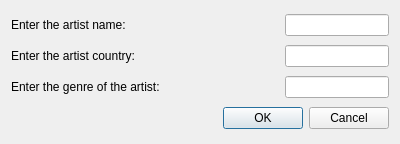
<?xml version="1.0" encoding="UTF-8"?>
<ui version="4.0">
 <class>ArtistAddingDialog</class>
 <widget class="QDialog" name="ArtistAddingDialog">
  <property name="geometry">
   <rect>
    <x>0</x>
    <y>0</y>
    <width>400</width>
    <height>144</height>
   </rect>
  </property>
  <property name="windowTitle">
   <string>Dialog</string>
  </property>
  <layout class="QGridLayout" name="gridLayout">
   <item row="0" column="0">
    <widget class="QLabel" name="label">
     <property name="text">
      <string>Enter the artist name:</string>
     </property>
    </widget>
   </item>
   <item row="0" column="1" colspan="3">
    <spacer name="horizontalSpacer">
     <property name="orientation">
      <enum>Qt::Horizontal</enum>
     </property>
     <property name="sizeHint" stdset="0">
      <size>
       <width>130</width>
       <height>20</height>
      </size>
     </property>
    </spacer>
   </item>
   <item row="0" column="4">
    <widget class="QLineEdit" name="artistNameLineEdit"/>
   </item>
   <item row="1" column="0" colspan="2">
    <widget class="QLabel" name="label_2">
     <property name="text">
      <string>Enter the artist country:</string>
     </property>
    </widget>
   </item>
   <item row="1" column="2" colspan="2">
    <spacer name="horizontalSpacer_2">
     <property name="orientation">
      <enum>Qt::Horizontal</enum>
     </property>
     <property name="sizeHint" stdset="0">
      <size>
       <width>111</width>
       <height>20</height>
      </size>
     </property>
    </spacer>
   </item>
   <item row="1" column="4">
    <widget class="QLineEdit" name="artistCountryLineEdit"/>
   </item>
   <item row="2" column="0" colspan="3">
    <widget class="QLabel" name="label_3">
     <property name="text">
      <string>Enter the genre of the artist:</string>
     </property>
    </widget>
   </item>
   <item row="2" column="3">
    <spacer name="horizontalSpacer_3">
     <property name="orientation">
      <enum>Qt::Horizontal</enum>
     </property>
     <property name="sizeHint" stdset="0">
      <size>
       <width>92</width>
       <height>20</height>
      </size>
     </property>
    </spacer>
   </item>
   <item row="2" column="4">
    <widget class="QLineEdit" name="artistGenreLineEdit"/>
   </item>
   <item row="3" column="0" colspan="5">
    <widget class="QDialogButtonBox" name="buttonBox">
     <property name="orientation">
      <enum>Qt::Horizontal</enum>
     </property>
     <property name="standardButtons">
      <set>QDialogButtonBox::Cancel|QDialogButtonBox::Ok</set>
     </property>
    </widget>
   </item>
  </layout>
 </widget>
 <resources/>
 <connections>
  <connection>
   <sender>buttonBox</sender>
   <signal>accepted()</signal>
   <receiver>ArtistAddingDialog</receiver>
   <slot>accept()</slot>
   <hints>
    <hint type="sourcelabel">
     <x>248</x>
     <y>254</y>
    </hint>
    <hint type="destinationlabel">
     <x>157</x>
     <y>274</y>
    </hint>
   </hints>
  </connection>
  <connection>
   <sender>buttonBox</sender>
   <signal>rejected()</signal>
   <receiver>ArtistAddingDialog</receiver>
   <slot>reject()</slot>
   <hints>
    <hint type="sourcelabel">
     <x>316</x>
     <y>260</y>
    </hint>
    <hint type="destinationlabel">
     <x>286</x>
     <y>274</y>
    </hint>
   </hints>
  </connection>
 </connections>
</ui>
